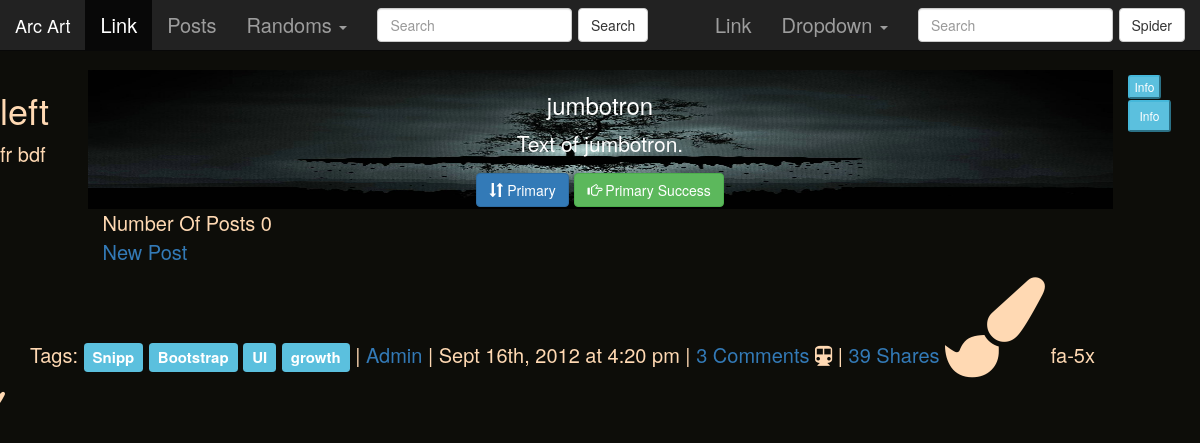
The page /posts.php on the database as committed earlier.
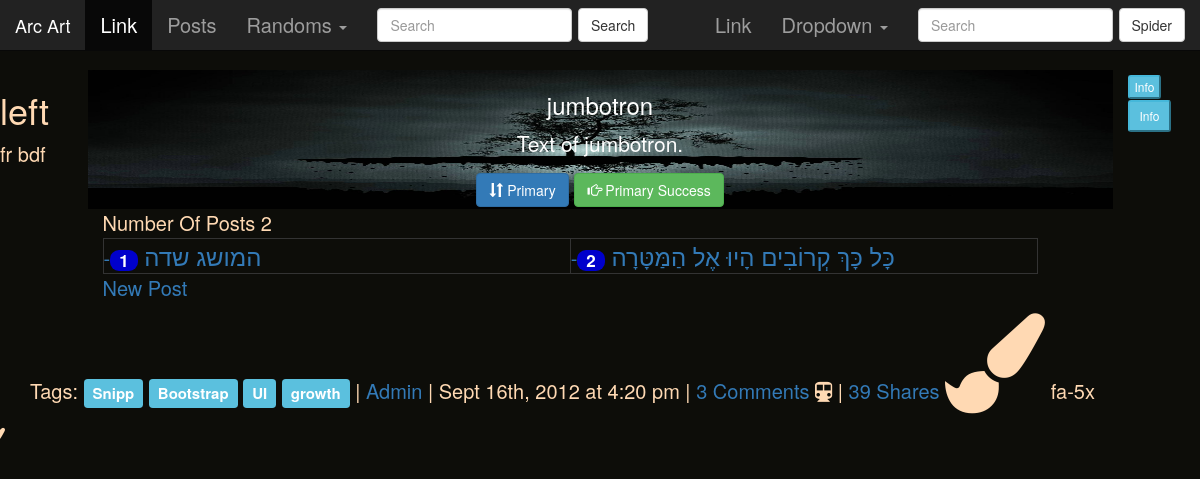
The same page on the database as committed later.
### tables this page shows
CREATE TABLE `posts` (
  `id` int(10) UNSIGNED NOT NULL,
  `title` varchar(50) DEFAULT NULL,
  `body` longtext NOT NULL,
  `createdDate` datetime NOT NULL DEFAULT '0000-00-00 00:00:00'
);

### classes/DB.php (called while the page is built, shortened)
<?php
class DB {
 private static function connect() {
  try {
	$hostdb = 'mysql:host='. DB_HOST  .';';
    $hostdb = $hostdb . 'dbname=' . DB_NAME.';charset=utf8';
    $pdo = new PDO( $hostdb, DB_USER, DB_PASS);
    $pdo->setAttribute(PDO::ATTR_ERRMODE, PDO::ERRMODE_EXCEPTION);
    return $pdo;
	}
  catch (PDOException $e){
    	exit ("<b>Error in function connect: </b>".$e->getMessage());
	}
 }
  public static function query($query, $params = array()) {
    try {
   $statement = self::connect()->prepare($query);
	 $statement->execute($params);
     if (explode(' ', $query)[0] == 'SELECT') {
        $data = $statement->fetchAll();
        return $data;
     }
	}
	catch (PDOException $e){
    	exit ("<b>Error in function query: </b>".$e->getMessage());
	}
  }
}
?>

### posts.php (the view, shortened to what this page needs)
<?php
  include('classes/DB.php');
  include('left.php');
  include('jumbotron.php');
$sql='SELECT  id,title, body,createdDate
      FROM    posts;';
$posts_list = DB::query($sql,array());
$numOfPosts = count($posts_list);
echo   'Number Of Posts ' . $numOfPosts.'<br> ';
echo '<table width="94%" bgcolor="#0c0F0F" cellspacing="0" cellpadding="3"
                                              border="1"    bordercolor="#333333">';
  $i=0;
  echo "<tr>";
 for($ii=0;$ii<$numOfPosts;$ii++){
    if ($i==0){
		 echo "<tr>";
		}
	echo '<td class="listItem" valign="top" align="left" width="25%">';
    echo '<a href="delpost.php?id='. $posts_list[$ii]["id"].'">';
	echo '-</a>';
    echo '<span class="badge">'.($ii+1).' </span>';
    echo '<font size="5" color="#f9ccff"> ';
    echo '<a href="viewPost.php?id='. $posts_list[$ii]["id"].'">';
	echo $posts_list[$ii]["title"].'</a></font>';
    echo "</td>";
	$i++;
 }
echo "</table>";
?>
<p><a href="newPost.php"> New Post</a></p>
<?php include('right.php'); ?>

### left.php (shortened to what this page needs)
<!DOCTYPE html>
<html lang="en">
  <head>
    <link rel="stylesheet" href="https://maxcdn.bootstrapcdn.com/bootstrap/3.3.7/css/bootstrap.min.css"
>
	<link href="css/custom.css" rel="stylesheet">
    <link href="https://maxcdn.bootstrapcdn.com/font-awesome/4.7.0/css/font-awesome.min.css"
                                                                          rel="stylesheet">
  </head>
  <body>
<div class="container">
  <div class="row">
    <?php include('up-menu.php'); ?>
 </div>
 </div>
 <div class="row">
    <div class="col-md-1">
	<h1> left</h1>
	<p> fr bdf    </p>
  </div>
 <div class="col-md-10">

### up-menu.php (shortened to what this page needs)
<nav class="navbar navbar-default navbar-fixed-top navbar-inverse">
  <div class="container-fluid">
    <div class="navbar-header">
      <a class="navbar-brand" href="index.php">Arc Art</a>
    </div>
    <div class="collapse navbar-collapse" id="bs-example-navbar-collapse-1">
      <ul class="nav navbar-nav">
        <li class="active"><a href="#">Link <span class="sr-only">(current)</span></a></li>
        <li><a href="posts.php">Posts</a></li>
        <li class="dropdown">
          <a href="#" class="dropdown-toggle" data-toggle="dropdown" role="button" aria-haspopup="true" aria-expanded="false">Randoms <span class="caret"></span></a>
        </li>
      </ul>
<form action="spider.php" method="get" class="navbar-form navbar-right"  >
        <div class="form-group">
          <input type="text" class="form-control" placeholder="Search" name="search_str" value="" >
        </div>
         <button type="submit" class="btn btn-default" value="submit">
		                Spider
		 </button>
      </form>
 <form action="sareng.php" method="get" class="navbar-form navbar-left"  >
        <div class="form-group">
          <input type="text" class="form-control" placeholder="Search" name="search_str" value="" >
        </div>
         <button type="submit" class="btn btn-default" value="submit">
		                Search
		 </button>
      </form>
      <ul class="nav navbar-nav navbar-right">
        <li><a href="#">Link</a></li>
        <li class="dropdown">
          <a href="#" class="dropdown-toggle" data-toggle="dropdown" role="button" aria-haspopup="true" aria-expanded="false">Dropdown <span class="caret"></span></a>
        </li>
      </ul>
    </div>
  </div>
</nav>

### jumbotron.php
 <div class="row">
  <div class="jumbotron">
     <div class="container text-center">
      <h3>jumbotron</h3>
      <p>Text of  jumbotron.</p>
      <button type="button" class="btn btn-primary">
        <span class="glyphicon glyphicon-sort" aria-hidden="true"></span> Primary
	</button>
      <button type="button" class="btn btn-success">
         <span class="glyphicon glyphicon-hand-right" aria-hidden="true"></span> Primary Success
   </button>
    </div>
  </div>
</div>

### right.php (shortened to what this page needs)
</div>
 <div class="col-md-1">
     <button type="button" class="btn-xs btn-info">Info</button>
    <button type="button" class="btn-sm btn-info">Info</button>
 </div>
</div>
<div class="row">
	<?php  include('footer.php'); ?>
 </div>
 </body>
</html>

### footer.php
 <div id="footer">
  <div class="container">
    <p>Tags:
    <a href="#"><span class="label label-info">Snipp</span></a>
	<a href="#"><span class="label label-info">Bootstrap</span></a>
	<a href="#"><span class="label label-info">UI</span></a>
	<a href="#"><span class="label label-info">growth</span></a>
	| <i class="icon-user"></i> <a href="#">Admin</a>
	| <i class="icon-calendar"></i> Sept 16th, 2012 at 4:20 pm
 	| <i class="icon-comment"></i> <a href="#">3 Comments</a>
	    <i class="fa fa-subway" aria-hidden="true"></i>
   	| <i class="icon-share"></i> <a href="#">39 Shares</a>
	 <i class="fa fa-paint-brush fa-5x"></i> fa-5x
</p>
  </div>
   <i class="fa fa-paint-brush" aria-hidden="true"></i>
</div>

### css/custom.css (style rules this page uses)
body { padding-top: 70px; padding-bottom: 50px; font-size: 20px; }
body { background-color: #0d0d09; COLOR: #ffd9b3 }
.jumbotron { margin-bottom: 0px; padding: 2px; height: 100%; //height: 220px; color: white; //background:transparent; background: #1d1d19; background-image:url(../img/moon.jpg); display: block; background-size:cover; width: 100%; background-size: 100% 100%; }
.badge { padding: 2px 9px 2px; font-size: 17px; font-weight: bold; white-space: nowrap; color: #ffffff; background-color: #0000cc; -webkit-border-radius: 9px; -moz-border-radius: 9px; border-radius: 9px; }

Rows that differ between the two databases and show on the page:
added posts: title "המושג שדה"
added posts: title "כָּל כָּךְ קְרוֹבִים הָיוּ אֶל הַמַּטָּרָה"
Other text that changed with them:
$numOfPosts: "0" → "2"
